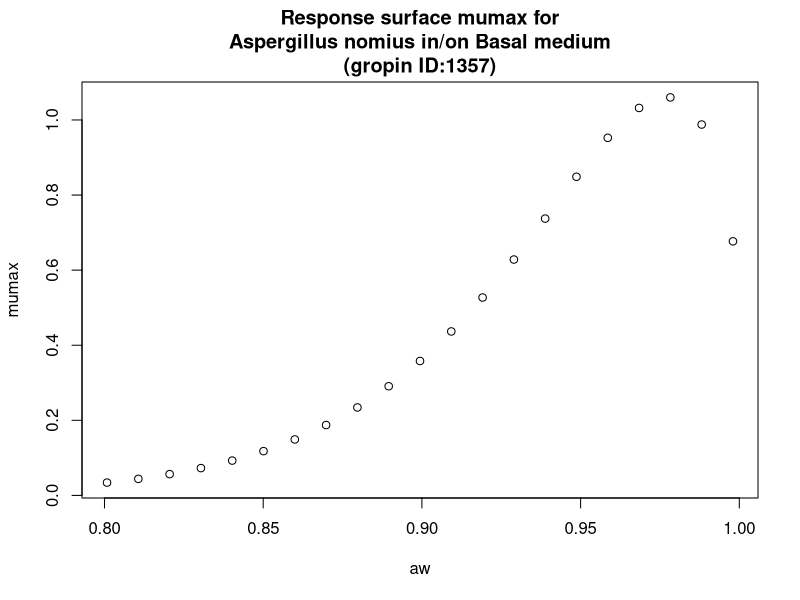

This chart was generated by the following R code:
#############################
# start of Parameter script
#############################
aw <- seq(0.8008,0.998001998001998,length.out=21)
#############################
# end of Parameter script
#############################
############################# 
# start of Model script Gropin ID 1357 
#############################
 
# constant coefficients for this model
 
variables <- data.frame(aw)
argumentsPar <- expand.grid(variables)
 
# heart of the model
response_surface <- function(aw) {
   mumax <-exp(-0.8461+11.960*sqrt(1-aw)-39.51*(sqrt(1-aw))^2)

return(mumax=mumax)
} 

# output parameters
responseSurface <- cbind(argumentsPar,response_surface(argumentsPar['aw']))
colnames(responseSurface) <- c(colnames(argumentsPar),'mumax')
#############################
# End of Model script
#############################
############################# 
# start of Visualisation script Gropin ID 1357 
#############################
plot(aw,responseSurface$'mumax',xlab='aw',
                          ylab='mumax',main='Response surface mumax for
Aspergillus nomius in/on Basal medium
(gropin ID:1357)')
#############################
# End of Visualisation script
#############################
